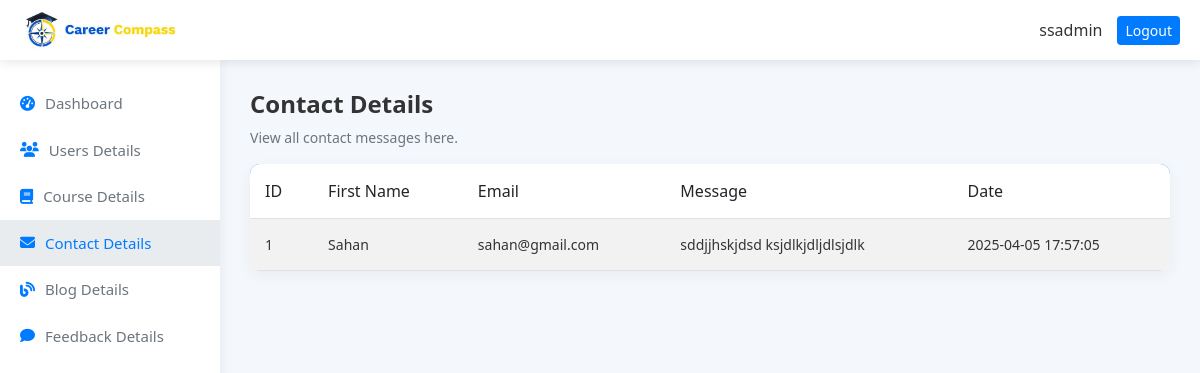
Before: /Admin/contact_details.php (signed in) with the older database file.
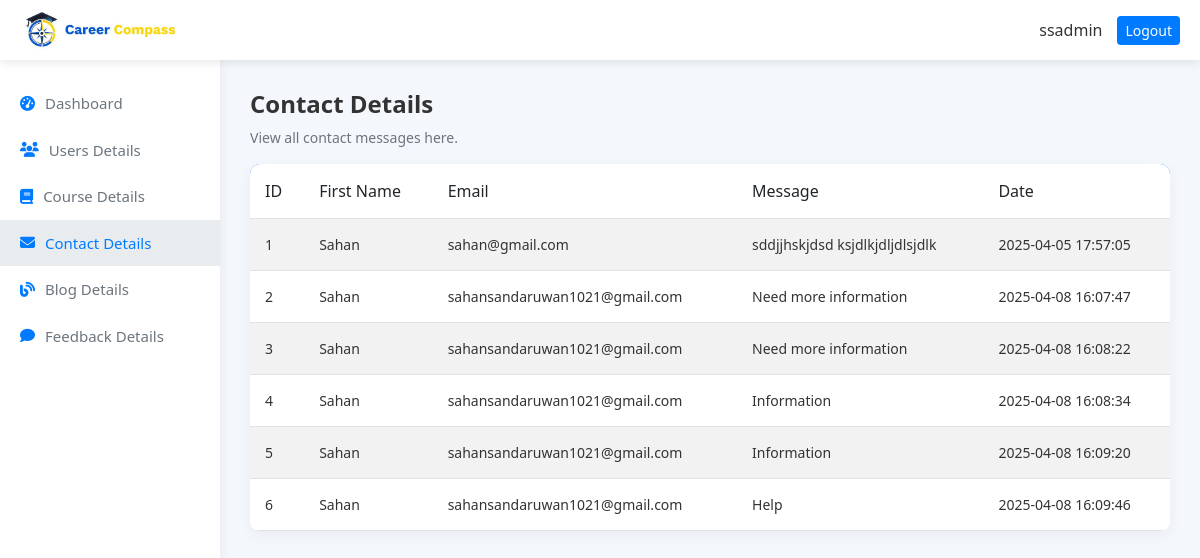
After: the same page with the newer database file.
### tables this page shows
CREATE TABLE `contact` (
  `contact_id` int(11) NOT NULL,
  `first_name` varchar(50) NOT NULL,
  `email` varchar(100) NOT NULL,
  `message` text NOT NULL,
  `created_at` timestamp NOT NULL DEFAULT current_timestamp()
);

### Admin/contact_details.php (the view, shortened to what this page needs)
<?php
$conn = new mysqli("localhost", "root", "", "career_compass");
$admin_name = "ssadmin";
$result = $conn->query("SELECT * FROM Contact");
?>
<!DOCTYPE html>
<html lang="en">
<head>
    <link href="https://cdn.jsdelivr.net/npm/bootstrap@5.3.0/dist/css/bootstrap.min.css" rel="stylesheet">
    <link rel="stylesheet" href="https://cdnjs.cloudflare.com/ajax/libs/font-awesome/6.4.0/css/all.min.css">
</head>
<body>
    <div class="header">
        <img src="../images/cclogo.jpg" alt="Career Compass Logo">
        <div class="admin-info">
            <span><?php echo $admin_name; ?></span>
            <a href="logout.php" class="btn btn-sm">Logout</a>
        </div>
    </div>
    <div class="sidebar">
        <a href="index.php"><i class="fas fa-tachometer-alt"></i> Dashboard</a>
        <a href="users_details.php"><i class="fas fa-users"></i> Users Details</a>
        <a href="course_details.php"><i class="fas fa-book"></i> Course Details</a>
        <a href="contact_details.php" class="active"><i class="fas fa-envelope"></i> Contact Details</a>
        <a href="blog_details.php"><i class="fas fa-blog"></i> Blog Details</a>
        <a href="feedback_details.php"><i class="fas fa-comment"></i> Feedback Details</a>
    </div>
    <div class="content">
        <h2>Contact Details</h2>
        <p>View all contact messages here.</p>
        <table class="table table-striped mt-3">
            <thead>
                <tr>
                    <th>ID</th>
                    <th>First Name</th>
                    <th>Email</th>
                    <th>Message</th>
                    <th>Date</th>
                </tr>
            </thead>
            <tbody>
                <?php while ($row = $result->fetch_assoc()) { ?>
                    <tr>
                        <td><?php echo $row['contact_id']; ?></td>
                        <td><?php echo $row['first_name']; ?></td>
                        <td><?php echo $row['email']; ?></td>
                        <td><?php echo $row['message']; ?></td>
                        <td><?php echo $row['created_at']; ?></td>
                    </tr>
                <?php } $conn->close(); ?>
            </tbody>
        </table>
    </div>
</body>
</html>

### Admin/contact_details.php (style rules this page uses)
body { margin: 0; font-family: 'Segoe UI', Tahoma, Geneva, Verdana, sans-serif; background: #f4f7fc; }
.header { background: white; box-shadow: 0 2px 10px rgba(0, 0, 0, 0.1); padding: 10px 20px; display: flex; justify-content: space-between; align-items: center; position: fixed; width: 100%; top: 0; z-index: 1000; }
.header img { height: 40px; }
.header .admin-info { display: flex; align-items: center; }
.header .admin-info span { margin-right: 15px; font-weight: 500; color: #333; }
.header .admin-info .btn { background: #007BFF; color: white; border: none; }
.sidebar { width: 220px; background: white; height: 100vh; position: fixed; top: 60px; left: 0; padding-top: 20px; box-shadow: 2px 0 10px rgba(0, 0, 0, 0.05); }
.sidebar a { color: #6c757d; padding: 12px 20px; display: flex; align-items: center; text-decoration: none; font-weight: 500; font-size: 15px; }
.sidebar a i { margin-right: 10px; color: #007BFF; }
.sidebar a:hover, .sidebar a.active { background: #e9ecef; color: #007BFF; }
.content { margin-left: 220px; margin-top: 60px; padding: 30px; }
.content h2 { font-size: 24px; font-weight: 600; color: #333; }
.content p { color: #6c757d; font-size: 14px; }
.table { background: white; border-radius: 10px; box-shadow: 0 4px 15px rgba(0, 0, 0, 0.05); overflow: hidden; }
.table thead { background: #007BFF; color: white; }
.table thead th { font-weight: 500; padding: 15px; }
.table tbody tr { transition: background 0.3s; }
.table tbody td { padding: 15px; color: #333; font-size: 14px; }

Changed rows visible on the page:
added contact: contact_id "2", first_name "Sahan", email "sahansandaruwan1021@gmail.com", message "Need more information", created_at "2025-04-08 16:07:47"
added contact: contact_id "3", first_name "Sahan", email "sahansandaruwan1021@gmail.com", message "Need more information", created_at "2025-04-08 16:08:22"
added contact: contact_id "4", first_name "Sahan", email "sahansandaruwan1021@gmail.com", message "Information", created_at "2025-04-08 16:08:34"
added contact: contact_id "5", first_name "Sahan", email "sahansandaruwan1021@gmail.com", message "Information", created_at "2025-04-08 16:09:20"
added contact: contact_id "6", first_name "Sahan", email "sahansandaruwan1021@gmail.com", message "Help", created_at "2025-04-08 16:09:46"
